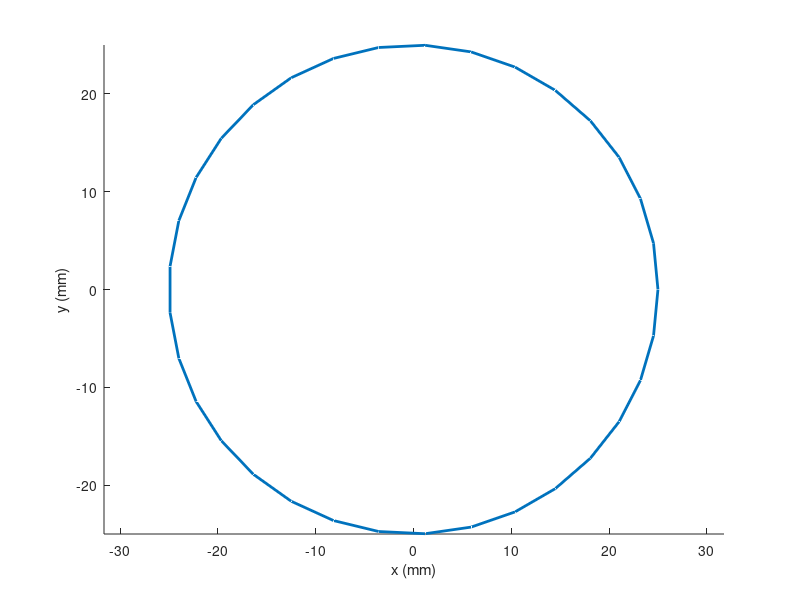

Write MATLAB code to recreate this figure.
% Define helix parameters
r_helix = 25;
h = 50;
n_turns = 3;
n_points_per_turn = 100/n_turns; % number of points per turn

figure;
hold on;
axis equal;
xlabel('x (mm)');
ylabel('y (mm)');
zlabel('z (mm)');
t = linspace(0, n_turns*2*pi, n_turns*n_points_per_turn);
z_helix = - h*(t/(2*pi*n_turns));
x_helix = r_helix.*cos(t);
y_helix = r_helix.*sin(t);
plot3(x_helix, y_helix, z_helix, 'LineWidth', 2);
curve = [x_helix; y_helix; z_helix];
hold off
save('new_helix.mat', 'curve')